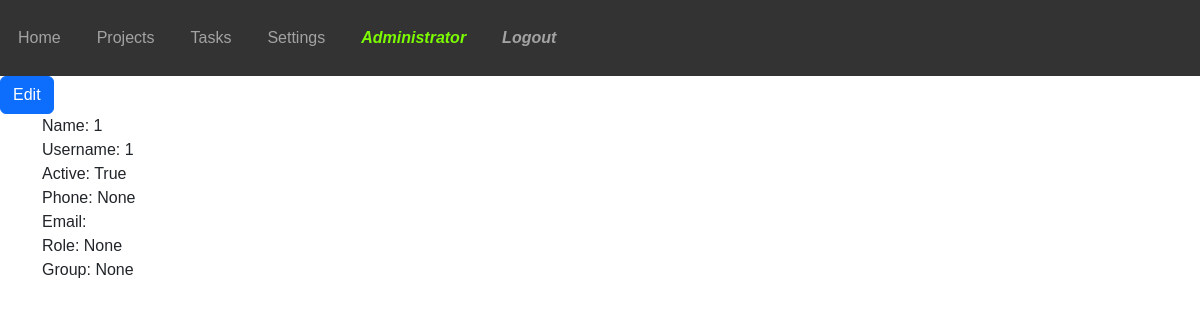
/users/1 (signed in), run on the app's committed database.
### task_management/models.py (models this page shows, shortened)
class User(db.Model, UserMixin):
    __tablename__ = 'user'
    id = db.Column(db.Integer, primary_key=True)
    name = db.Column(db.String(100))
    username = db.Column(db.String(100), nullable=False)
    password_hashed = db.Column(db.String(100), nullable=False)
    active = db.Column(db.Boolean, default=True)
    phone = db.Column(db.String(100))
    email = db.Column(db.String(100))
    created_at = db.Column(db.DateTime, default=db.func.current_timestamp())
    updated_at = db.Column(db.DateTime, default=db.func.current_timestamp())
    create_uid = db.Column(db.Integer, default=0)
    write_uid = db.Column(db.Integer, default=0)
    role = db.Column(db.String(100))
    group_id = db.Column(db.Integer, db.ForeignKey('group.id'))
    db.UniqueConstraint(username, email)
    @property  # Decorator này dùng để tạo ra một thuộc tính giả
    def password(self):
        return self.password

### task_management/user/views.py (the view)
@user_blueprint.route('/<int:user_id>', methods=['POST', 'GET'])
def user_by_id(user_id):
    if not current_user.is_authenticated:
        return redirect(url_for('login'))
    user = db.get_or_404(User, ident=user_id)
    return render_template('user_detail.html', user=user)

### task_management/models.py (called while the page is built)
@login_manager.user_loader
def load_user(user_id):
    return User.query.get(int(user_id))

### task_management/user/templates/user_detail.html (shortened to what this page needs)
{% extends 'base.html' %}
{% block content %}
    <button class="btn btn-primary">Edit</button>
    <div class="container">
        <div class="row">
            <div class="col-md-6">
                <label for="name">Name: </label>
                <span class="form-control-static">{{ user.name }}</span>
                <br/>
                <label for="username">Username: </label>
                <span class="form-control-static">{{ user.username }}</span>
                <br/>
                <label for="active">Active: </label>
                <span class="form-control-static">{{ user.active }}</span>
                <br/>
                <label for="phone">Phone: </label>
                <span class="form-control-static">{{ user.phone }}</span>
                <br/>
                <label for="email">Email: </label>
                <br/>
                <label for="role">Role: </label>
                <span class="form-control-static">{{ user.role }}</span>
                <br/>
                <label for="group_id">Group: </label>
                <span class="form-control-static">{{ user.group_id }}</span>
            </div>
        </div>
    </div>
{% endblock %}

### task_management/templates/base.html (shortened to what this page needs)
<!DOCTYPE html>
<html lang="en">
    <head>
        <link rel="stylesheet" href="https://cdn.jsdelivr.net/npm/bootstrap@5.2.3/dist/css/bootstrap.min.css"
>
        <link href="{{ url_for('static', filename='css/styles.css') }}" rel="stylesheet" type="text/css">
    </head>
    <body>
        <header>
            <nav class="navbar navbar-expand-lg navbar-dark">
                <div class="collapse navbar-collapse" id="navbarNav">
                    <ul class="navbar-nav mr-auto">
                        <li class="nav-item active"><a class="nav-link" href="{{ url_for('index') }}">Home</a></li>
                        <li class="nav-item"><a class="nav-link" href="{{ url_for('projects.projects') }}">Projects</a></li>
                        <li class="nav-item"><a class="nav-link" href="{{ url_for('tasks') }}">Tasks</a></li>
                        <li class="nav-item"><a class="nav-link" href="{{ url_for('settings') }}">Settings</a></li>
                    </ul>
                    {% if current_user.is_authenticated %}
                        <ul class="navbar-nav">
                            <li class="nav-item">
                                <a class="nav-link" style="color: lawngreen; font-weight: bold">
                                    <i class="fas fa-user">{{ current_user.name }}</i>
                                </a>
                            </li>
                            <li class="nav-item">
                                <a class="nav-link" href="{{ url_for('logout') }}"
                                   style="font-weight: bold">
                                    <i class="fas fa-sign-out-alt">Logout</i>
                                </a>
                            </li>
                        </ul>
                    {% endif %}
                </div>
            </nav>
        </header>
        {% block content %}{% endblock %}
    </body>
</html>

### task_management/static/css/styles.css (style rules this page uses)
body { font-family: Arial, sans-serif; margin: 0; padding: 0; }
header { background-color: #333; color: #fff; text-align: center; padding: 10px; display: flex; flex-direction: row; }
nav ul { list-style-type: none; padding: 0; }
nav ul li { display: inline; margin-right: 20px; }
nav ul li a { text-decoration: none; color: #fff; font-weight: bold; }

### data on the page
User: name "Administrator"
User: name "1", username "1", active "True", phone "None", role "None", group_id "None"
